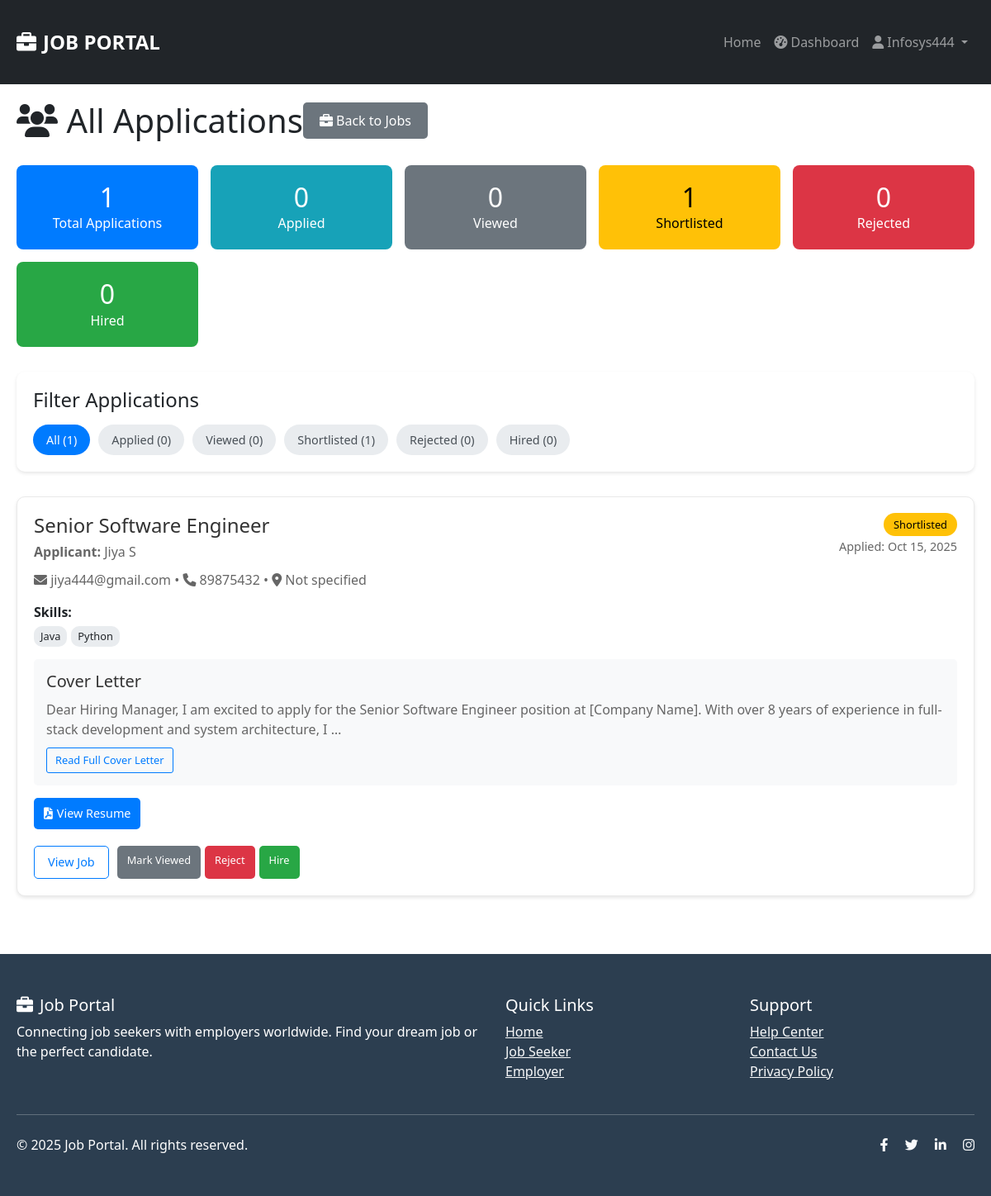
/jobs/applications/ (signed in), run on the app's committed database.
### jobs/models.py (models this page shows, shortened)
class Application(models.Model):
    STATUS_CHOICES = (
        ('applied', 'Applied'),
        ('viewed', 'Viewed'),
        ('shortlisted', 'Shortlisted'),
        ('rejected', 'Rejected'),
        ('hired', 'Hired'),
    )
    job_seeker = models.ForeignKey('users.JobSeeker', on_delete=models.CASCADE)  # Use string reference
    job = models.ForeignKey(Job, on_delete=models.CASCADE)
    status = models.CharField(max_length=20, choices=STATUS_CHOICES, default='applied')
    applied_date = models.DateTimeField(auto_now_add=True)
    cover_letter = models.TextField(blank=True)
    class Meta:
        unique_together = ['job_seeker', 'job']
        ordering = ['-applied_date']

class Job(models.Model):
    JOB_TYPE_CHOICES = (
        ('full_time', 'Full Time'),
        ('part_time', 'Part Time'),
        ('contract', 'Contract'),
        ('internship', 'Internship'),
        ('remote', 'Remote'),
    )
    EXPERIENCE_LEVEL_CHOICES = (
        ('entry', 'Entry Level'),
        ('mid', 'Mid Level'),
        ('senior', 'Senior Level'),
    )
    employer = models.ForeignKey('users.Employer', on_delete=models.CASCADE)  # Use string reference
    title = models.CharField(max_length=200)
    department = models.CharField(max_length=100)
    location = models.CharField(max_length=100)
    job_type = models.CharField(max_length=20, choices=JOB_TYPE_CHOICES)
    experience_level = models.CharField(max_length=20, choices=EXPERIENCE_LEVEL_CHOICES)
    salary = models.CharField(max_length=100, blank=True)
    description = models.TextField()
    requirements = models.TextField()
    is_active = models.BooleanField(default=True)
    created_at = models.DateTimeField(auto_now_add=True)
    class Meta:
        ordering = ['-created_at']

### users/models.py (models this page shows, shortened)
class JobSeeker(models.Model):
    user = models.OneToOneField(User, on_delete=models.CASCADE)
    full_name = models.CharField(max_length=100)
    phone = models.CharField(max_length=15)
    location = models.CharField(max_length=100, blank=True)
    skills = models.TextField(blank=True)
    experience = models.TextField(blank=True)
    education = models.TextField(blank=True)
    bio = models.TextField(blank=True)
    resume = models.FileField(upload_to='resumes/', blank=True, null=True)
    created_at = models.DateTimeField(default=timezone.now)
    @property
    def skills_list(self):
        if self.skills:
            return [skill.strip() for skill in self.skills.split(',') if skill.strip()]
        return []

### jobs/views.py (the view)
# urls.py: path('applications/', views.employer_applications, name='employer_applications'),
@login_required
def employer_applications(request, job_id=None):
    if not hasattr(request.user, 'employer'):
        messages.error(request, 'Only employers can view applications.')
        return redirect('dashboard')
    employer = request.user.employer
    if job_id:
        job = get_object_or_404(Job, id=job_id, employer=employer)
        applications = Application.objects.filter(job=job).select_related('job_seeker')
        template = 'jobs/job_applications.html'
    else:
        applications = Application.objects.filter(
            job__employer=employer
        ).select_related('job_seeker', 'job').order_by('-applied_date')
        template = 'jobs/all_applications.html'
    applications_by_status = {
        'applied': applications.filter(status='applied'),
        'viewed': applications.filter(status='viewed'),
        'shortlisted': applications.filter(status='shortlisted'),
        'rejected': applications.filter(status='rejected'),
        'hired': applications.filter(status='hired'),
    }
    return render(request, template, {
        'applications': applications,
        'applications_by_status': applications_by_status,
        'job': job if job_id else None
    })

### templates/jobs/all_applications.html (shortened to what this page needs)
{% extends 'base.html' %}
{% block content %}
<div class="container" style="max-width: 1200px; margin: 0 auto; padding: 20px;">
    <div style="display: flex; justify-content: between; align-items: center; margin-bottom: 30px;">
        <h1 style="margin: 0;"><i class="fas fa-users"></i> All Applications</h1>
        <a href="{% url 'my_jobs' %}" style="background: #6c757d; color: white; padding: 10px 20px; text-decoration: none; border-radius: 5px;">
            <i class="fas fa-briefcase"></i> Back to Jobs
        </a>
    </div>
    <div style="display: grid; grid-template-columns: repeat(auto-fit, minmax(200px, 1fr)); gap: 15px; margin-bottom: 30px;">
        <div style="background: #007bff; color: white; padding: 20px; border-radius: 8px; text-align: center;">
            <h3 style="margin: 0; font-size: 2rem;">{{ applications|length }}</h3>
            <p style="margin: 0;">Total Applications</p>
        </div>
        {% for status, status_apps in applications_by_status.items %}
        <div style="background:
            {% if status == 'applied' %}#17a2b8
            {% elif status == 'viewed' %}#6c757d
            {% elif status == 'shortlisted' %}#ffc107
            {% elif status == 'rejected' %}#dc3545
            {% elif status == 'hired' %}#28a745
            {% endif %};
            color: {% if status == 'shortlisted' %}black{% else %}white{% endif %};
            padding: 20px; border-radius: 8px; text-align: center;">
            <h3 style="margin: 0; font-size: 2rem;">{{ status_apps|length }}</h3>
            <p style="margin: 0; text-transform: capitalize;">{{ status }}</p>
        </div>
        {% endfor %}
    </div>
    <div style="background: white; padding: 20px; border-radius: 10px; box-shadow: 0 2px 4px rgba(0,0,0,0.1); margin-bottom: 30px;">
        <h4 style="margin: 0 0 15px 0;">Filter Applications</h4>
        <div style="display: flex; gap: 10px; flex-wrap: wrap;">
            <a href="{% url 'employer_applications' %}"
               style="padding: 8px 16px; background: #007bff; color: white; text-decoration: none; border-radius: 20px; font-size: 0.9rem;">
                All ({{ applications|length }})
            </a>
            {% for status, status_apps in applications_by_status.items %}
            <a href="?status={{ status }}"
               style="padding: 8px 16px; background: #e9ecef; color: #495057; text-decoration: none; border-radius: 20px; font-size: 0.9rem;">
                {{ status|title }} ({{ status_apps|length }})
            </a>
            {% endfor %}
        </div>
    </div>
    {% if applications %}
    <div style="display: grid; gap: 20px;">
        {% for application in applications %}
        <div style="border: 1px solid #eaeaea; border-radius: 10px; padding: 20px; background: white; box-shadow: 0 2px 4px rgba(0,0,0,0.1);">
            <div style="display: flex; justify-content: between; align-items: start; margin-bottom: 15px;">
                <div style="flex: 1;">
                    <h4 style="margin: 0 0 5px 0; color: #333;">
                        <a href="{% url 'job_detail' application.job.id %}" style="color: inherit; text-decoration: none;">
                            {{ application.job.title }}
                        </a>
                    </h4>
                    <p style="margin: 0 0 10px 0; color: #666;">
                        <strong>Applicant:</strong> {{ application.job_seeker.full_name }}
                    </p>
                    <p style="margin: 0; color: #666;">
                        <i class="fas fa-envelope"></i> {{ application.job_seeker.user.email }} •
                        <i class="fas fa-phone"></i> {{ application.job_seeker.phone }} •
                        <i class="fas fa-map-marker-alt"></i> {{ application.job_seeker.location|default:"Not specified" }}
                    </p>
                </div>
                <div style="text-align: right;">
                    <span style="background:
                        {% if application.status == 'applied' %}#17a2b8
                        {% elif application.status == 'viewed' %}#6c757d
                        {% elif application.status == 'shortlisted' %}#ffc107
                        {% elif application.status == 'rejected' %}#dc3545
                        {% elif application.status == 'hired' %}#28a745
                        {% endif %};
                        color: {% if application.status == 'shortlisted' %}black{% else %}white{% endif %};
                        padding: 5px 12px; border-radius: 15px; font-size: 0.8rem; font-weight: 500;">
                        {{ application.get_status_display }}
                    </span>
                    <p style="margin: 5px 0 0 0; color: #666; font-size: 0.9rem;">
                        Applied: {{ application.applied_date|date:"M j, Y" }}
                    </p>
                </div>
            </div>
            {% if application.job_seeker.skills %}
            <div style="margin: 15px 0;">
                <strong>Skills:</strong>
                <div style="display: flex; flex-wrap: wrap; gap: 5px; margin-top: 5px;">
                    {% for skill in application.job_seeker.skills_list %}
                    <span style="background: #e9ecef; padding: 3px 8px; border-radius: 10px; font-size: 0.8rem;">
                        {{ skill }}
                    </span>
                    {% endfor %}
                </div>
            </div>
            {% endif %}
            {% if application.cover_letter %}
            <div style="margin: 15px 0; padding: 15px; background: #f8f9fa; border-radius: 5px;">
                <h5 style="margin: 0 0 10px 0; color: #333;">Cover Letter</h5>
                <p style="margin: 0; color: #666; line-height: 1.5;">
                    {{ application.cover_letter|truncatewords:30 }}
                </p>
                {% if application.cover_letter|wordcount > 30 %}
                <button type="button"
                        onclick="showCoverLetter('{{ application.cover_letter|escapejs }}')"
                        style="margin-top: 10px; padding: 5px 10px; border: 1px solid #007bff; color: #007bff; background: none; border-radius: 3px; font-size: 0.8rem; cursor: pointer;">
                    Read Full Cover Letter
                </button>
                {% endif %}
            </div>
            {% endif %}
            {% if application.job_seeker.resume %}
            <div style="margin: 15px 0;">
                <a href="{{ application.job_seeker.resume.url }}"
                   target="_blank"
                   style="display: inline-flex; align-items: center; gap: 5px; padding: 8px 12px; background: #007bff; color: white; text-decoration: none; border-radius: 5px; font-size: 0.9rem;">
                    <i class="fas fa-file-pdf"></i> View Resume
                </a>
            </div>
            {% endif %}
            <div style="margin-top: 20px; display: flex; gap: 10px; flex-wrap: wrap;">
                <a href="{% url 'job_detail' application.job.id %}"
                   style="padding: 8px 16px; border: 1px solid #007bff; color: #007bff; text-decoration: none; border-radius: 5px; font-size: 0.9rem;">
                    View Job
                </a>
                <div style="display: flex; gap: 5px; flex-wrap: wrap;">
                    {% if application.status != 'viewed' %}
                    <a href="{% url 'update_application_status' application.id 'viewed' %}"
                       style="padding: 8px 12px; background: #6c757d; color: white; text-decoration: none; border-radius: 5px; font-size: 0.8rem;">
                        Mark Viewed
                    </a>
                    {% endif %}
                    {% if application.status != 'rejected' %}
                    <a href="{% url 'update_application_status' application.id 'rejected' %}"
                       style="padding: 8px 12px; background: #dc3545; color: white; text-decoration: none; border-radius: 5px; font-size: 0.8rem;">
                        Reject
                    </a>
                    {% endif %}
                    {% if application.status != 'hired' %}
                    <a href="{% url 'update_application_status' application.id 'hired' %}"
                       style="padding: 8px 12px; background: #28a745; color: white; text-decoration: none; border-radius: 5px; font-size: 0.8rem;">
                        Hire
                    </a>
                    {% endif %}
                </div>
            </div>
        </div>
        {% endfor %}
    </div>
    {% endif %}
</div>
{% endblock %}

### templates/base.html (shortened to what this page needs)
<!DOCTYPE html>
<html lang="en">
<head>
    <link href="https://cdn.jsdelivr.net/npm/bootstrap@5.1.3/dist/css/bootstrap.min.css" rel="stylesheet">
    <link rel="stylesheet" href="https://cdnjs.cloudflare.com/ajax/libs/font-awesome/6.0.0/css/all.min.css">
</head>
<body>
    <nav class="navbar navbar-expand-lg navbar-dark bg-dark">
        <div class="container">
            <a class="navbar-brand" href="{% url 'home' %}">
                <i class="fas fa-briefcase me-2"></i>JOB PORTAL
            </a>
            <div class="collapse navbar-collapse" id="navbarNav">
                <ul class="navbar-nav ms-auto">
                    <li class="nav-item">
                        <a class="nav-link" href="{% url 'home' %}">Home</a>
                    </li>
                    {% if user.is_authenticated %}
                        <li class="nav-item">
                            <a class="nav-link" href="{% url 'dashboard' %}">
                                <i class="fas fa-tachometer-alt me-1"></i>Dashboard
                            </a>
                        </li>
                        <li class="nav-item dropdown">
                            <a class="nav-link dropdown-toggle" href="#" id="navbarDropdown" role="button" data-bs-toggle="dropdown">
                                <i class="fas fa-user me-1"></i>{{ user.username }}
                            </a>
                        </li>
                    {% else %}
                        <li class="nav-item">
                            <a class="nav-link" href="{% url 'login' %}">
                                <i class="fas fa-sign-in-alt me-1"></i>Login
                            </a>
                        </li>
                    {% endif %}
                </ul>
            </div>
        </div>
    </nav>
    <main>
        {% block content %}{% endblock %}
    </main>
    <footer class="footer">
        <div class="container">
            <div class="row">
                <div class="col-md-6">
                    <h5><i class="fas fa-briefcase me-2"></i>Job Portal</h5>
                    <p>Connecting job seekers with employers worldwide. Find your dream job or the perfect candidate.</p>
                </div>
                <div class="col-md-3">
                    <h5>Quick Links</h5>
                    <ul class="list-unstyled">
                        <li><a href="{% url 'home' %}" class="text-light">Home</a></li>
                        <li><a href="{% url 'register_job_seeker' %}" class="text-light">Job Seeker</a></li>
                        <li><a href="{% url 'register_employer' %}" class="text-light">Employer</a></li>
                    </ul>
                </div>
                <div class="col-md-3">
                    <h5>Support</h5>
                    <ul class="list-unstyled">
                        <li><a href="#" class="text-light">Help Center</a></li>
                        <li><a href="#" class="text-light">Contact Us</a></li>
                        <li><a href="#" class="text-light">Privacy Policy</a></li>
                    </ul>
                </div>
            </div>
            <hr class="my-4">
            <div class="row align-items-center">
                <div class="col-md-6">
                    <p class="mb-0">&copy; 2025 Job Portal. All rights reserved.</p>
                </div>
                <div class="col-md-6 text-md-end">
                    <div class="social-links">
                        <a href="#" class="text-light me-3"><i class="fab fa-facebook-f"></i></a>
                        <a href="#" class="text-light me-3"><i class="fab fa-twitter"></i></a>
                        <a href="#" class="text-light me-3"><i class="fab fa-linkedin-in"></i></a>
                        <a href="#" class="text-light"><i class="fab fa-instagram"></i></a>
                    </div>
                </div>
            </div>
        </div>
    </footer>
</body>
</html>

### templates/base.html (style rules this page uses)
.navbar-brand { font-weight: bold; font-size: 1.5rem; }
.footer { background-color: #2c3e50; color: white; padding: 30px 0; margin-top: 50px; }

### templates/jobs/all_applications.html (style rules this page uses)
.container { max-width: 1200px; margin: 0 auto; padding: 20px; }

### data on the page
Application: job "Senior Software Engineer", job_seeker.full_name "Jiya S", job_seeker.user.email "jiya444@gmail.com", job_seeker.phone "89875432", job_seeker.location "Not specified", status "Shortlisted", applied_date "Oct 15, 2025", skills_list "Java" "Python", cover_letter "Dear Hiring Manager, I am excited to apply for the Senior Software Engineer position at [Company Name]. With over 8 years of experience in full-stack development and system architecture, I …", shows "Mark Viewed", shows "Reject", shows "Hire"

### other printed values
{{ user.username }} "Infosys444"
{{ applications|length }} "1"
{{ status_apps|length }} "0" "0" "1" "0" "0"
{{ status }} "Applied" "Viewed" "Shortlisted" "Rejected" "Hired"
{{ status|title }} "Applied" "Viewed" "Shortlisted" "Rejected" "Hired"
